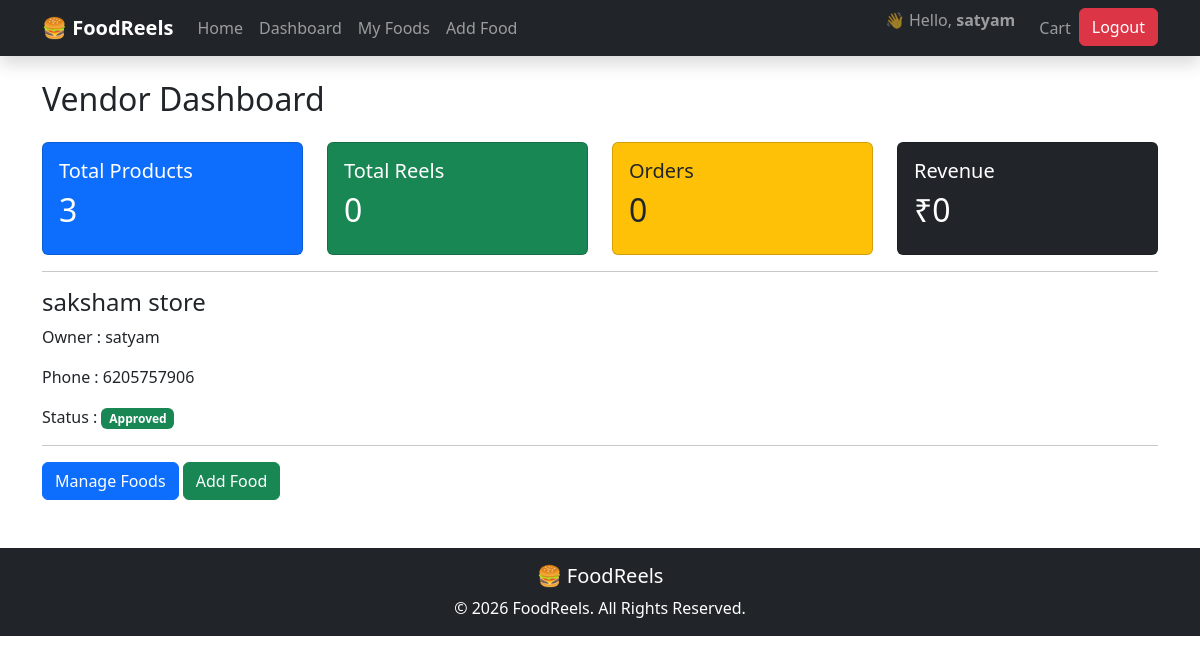
Page /vendor/dashboard/ (signed in) on the committed database.
### accounts/models.py (models this page shows, shortened)
class User(AbstractUser):
    REEL_CHOICES = (
        ('customer','Customer'),
        ('vendor','Vendor'),
        ('admin', 'Admin'),
    )
    phone = models.CharField(max_length=15, blank=True, null=True)
    role = models.CharField(max_length=20, choices=REEL_CHOICES, default='customer')

### vendors/models.py (models this page shows, shortened)
class Vendor(models.Model):
    STATUS_CHOICES = (
        ('pending','Pending'),
        ('approved','Approved'),
        ('rejected','Rejected'),
    )
    owner = models.OneToOneField(
        settings.AUTH_USER_MODEL,
        on_delete=models.CASCADE
    )
    shop_name = models.CharField(max_length=200)
    address = models.TextField()
    phone = models.CharField(max_length=15)
    description = models.CharField(
        blank=True,
        null=True
    )
    status = models.CharField(max_length=20, choices=STATUS_CHOICES, default='pending')
    created_at = models.DateTimeField(auto_now_add=True)

### vendors/views.py (the view)
# urls.py: path('dashboard/',  vendor_dashboard, name='vendor-dashboard')
@login_required
def vendor_dashboard(request):
    vendor = get_object_or_404(
        Vendor,
        owner=request.user
    )
    total_products = FoodItem.objects.filter(
        vendor=vendor
    ).count()
    context = {
        "vendor": vendor,
        "total_products": total_products,
        "total_reels": 0,
        "total_orders": 0,
        "total_revenue": 0,
    }
    return render(
        request,
        "vendors/dashboard.html",
        context
    )

### templates/vendors/dashboard.html
{% extends "base.html" %}
{% block content %}
<h2 class="mb-4">
Vendor Dashboard
</h2>
<div class="row">
<div class="col-md-3">
<div class="card bg-primary text-white">
<div class="card-body">
<h5>Total Products</h5>
<h2>{{ total_products }}</h2>
</div>
</div>
</div>
<div class="col-md-3">
<div class="card bg-success text-white">
<div class="card-body">
<h5>Total Reels</h5>
<h2>{{ total_reels }}</h2>
</div>
</div>
</div>
<div class="col-md-3">
<div class="card bg-warning">
<div class="card-body">
<h5>Orders</h5>
<h2>{{ total_orders }}</h2>
</div>
</div>
</div>
<div class="col-md-3">
<div class="card bg-dark text-white">
<div class="card-body">
<h5>Revenue</h5>
<h2>
₹{{ total_revenue }}
</h2>
</div>
</div>
</div>
</div>
<hr>
<h4>
{{ vendor.shop_name }}
</h4>
<p>
Owner :
{{ vendor.owner.username }}
</p>
<p>
Phone :
{{ vendor.phone }}
</p>
<p>
Status :
{% if vendor.status == "approved" %}
<span class="badge bg-success">
Approved
</span>
{% elif vendor.status == "pending" %}
<span class="badge bg-warning">
Pending
</span>
{% else %}
<span class="badge bg-danger">
Rejected
</span>
{% endif %}
</p>
<hr>
<a href="{% url 'food-list' %}" class="btn btn-primary">
Manage Foods
</a>
<a href="{% url 'add-food' %}" class="btn btn-success">
Add Food
</a>
{% endblock %}

### templates/base.html (shortened to what this page needs)
<!DOCTYPE html>
<html lang="en">
<head>
    <link href="https://cdn.jsdelivr.net/npm/bootstrap@5.3.7/dist/css/bootstrap.min.css" rel="stylesheet">
</head>
<body>
<nav class="navbar navbar-expand-lg navbar-dark bg-dark shadow">
    <div class="container">
        <a class="navbar-brand fw-bold" href="{% url 'home' %}">
            🍔 FoodReels
        </a>
        <div class="collapse navbar-collapse" id="navbarNav">
            <ul class="navbar-nav me-auto">
                <li class="nav-item">
                    <a class="nav-link" href="{% url 'home' %}">
                        Home
                    </a>
                </li>
                {% if request.user.is_authenticated %}
                    <li class="nav-item">
                        <a class="nav-link" href="{% url 'vendor-dashboard' %}">
                            Dashboard
                        </a>
                    </li>
                    <li class="nav-item">
                        <a class="nav-link" href="{% url 'food-list' %}">
                            My Foods
                        </a>
                    </li>
                    <li class="nav-item">
                        <a class="nav-link" href="{% url 'add-food' %}">
                            Add Food
                        </a>
                    </li>
                {% endif %}
            </ul>
            <ul class="navbar-nav">
                {% if request.user.is_authenticated %}
                    <li class="nav-item">
                        <span class="navbar-text me-3">
                            👋 Hello,
                            <strong>{{ request.user.username }}</strong>
                        </span>
                    </li>
                    <li class="nav-item">
                        <a class="nav-link" href="{% url 'cart-list' %}">Cart</a>
                    </li>
                    <li class="nav-item">
                        <a
                            href="{% url 'logout' %}"
                            class="btn btn-danger">
                            Logout
                        </a>
                    </li>
                {% endif %}
            </ul>
        </div>
    </div>
</nav>
<div class="container mt-4">
    {% block content %}
    {% endblock %}
</div>
<footer class="bg-dark text-white text-center p-3 mt-5">
    <h5>🍔 FoodReels</h5>
    <p class="mb-0">
        © 2026 FoodReels. All Rights Reserved.
    </p>
</footer>
</body>
</html>

### rows in the picture
User: user.username "satyam"
Vendor: shop_name "saksham store", owner.username "satyam", phone "6205757906"

### other values in the picture
{{ total_products }} "3"
{{ total_reels }} "0"
{{ total_orders }} "0"
{{ total_revenue }} "0"
